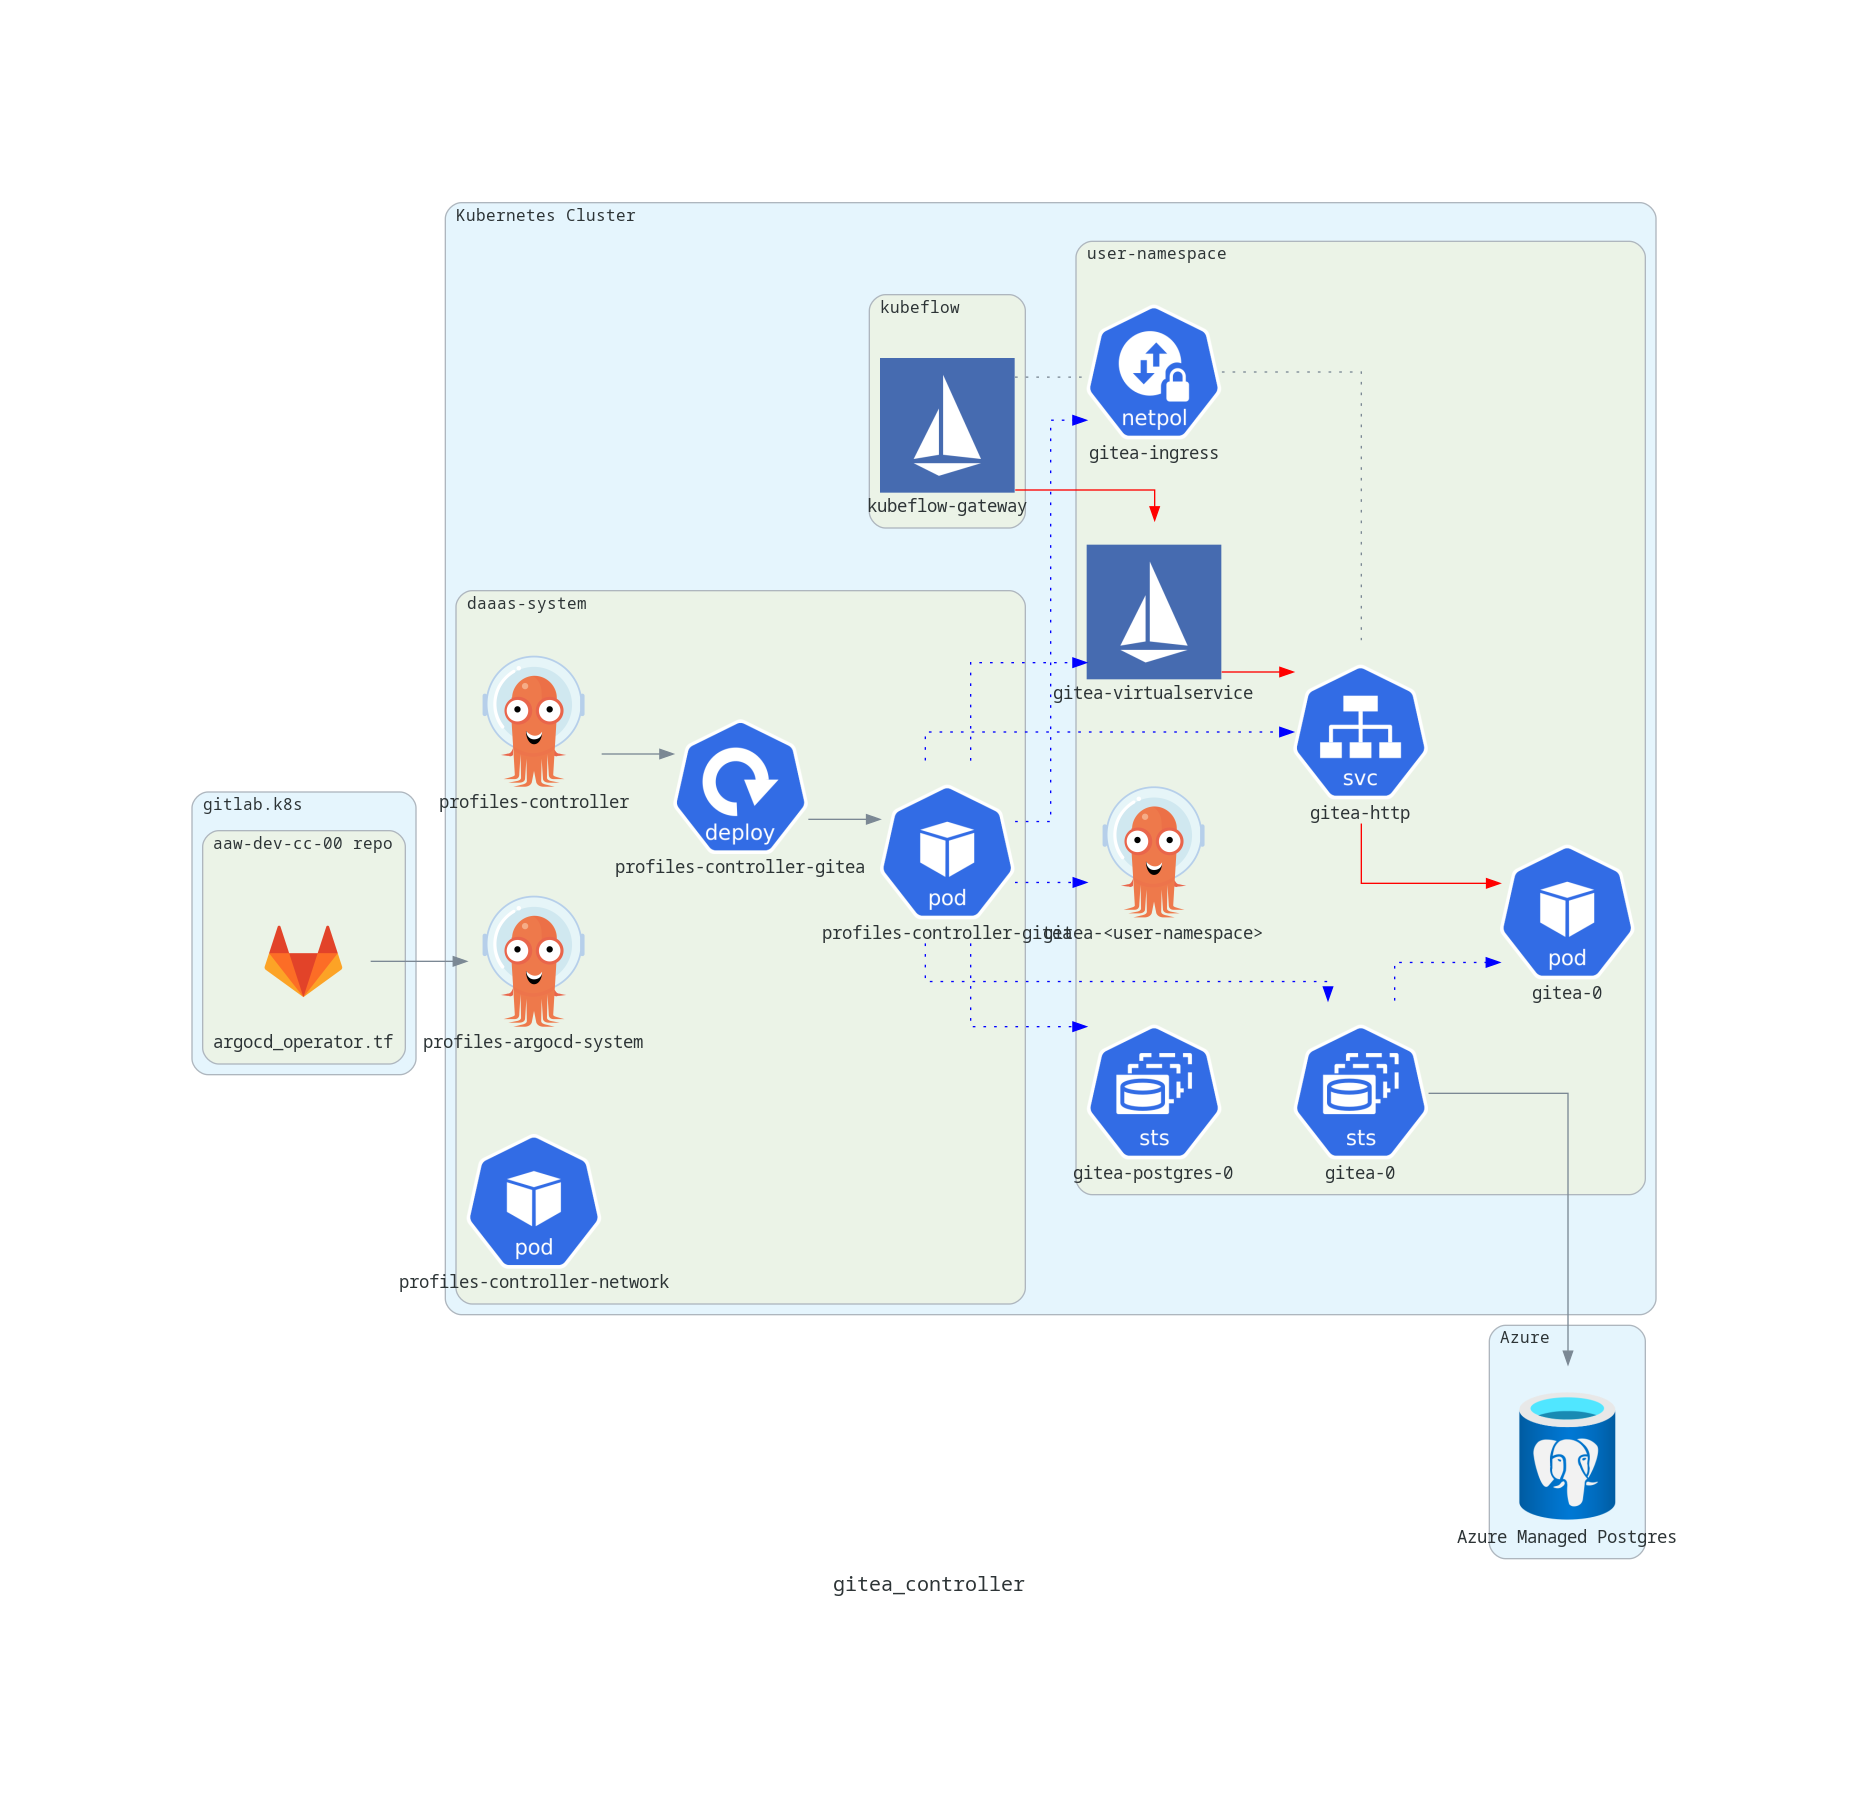

Write the Python code that produced this figure.
import os

from diagrams import Cluster
from diagrams import Diagram
from diagrams import Edge

from diagrams.azure.database import DatabaseForPostgresqlServers

from diagrams.k8s.compute import Pod
from diagrams.k8s.compute import StatefulSet
from diagrams.k8s.compute import Deployment

from diagrams.k8s.network import NetworkPolicy
from diagrams.k8s.network import Service

from diagrams.custom import Custom


def myself() -> str:
    f = os.path.basename(__file__)
    no_ext = ".".join(f.split(".")[:-1])
    return no_ext


with Diagram(myself(), show=False):
    with Cluster("gitlab.k8s"):
        with Cluster("aaw-dev-cc-00 repo"):
            gitlab_tf = Custom("argocd_operator.tf", icon_path="icons/gitlab.png")
    with Cluster("Azure"):
        postgres = DatabaseForPostgresqlServers("Azure Managed Postgres")
    with Cluster("Kubernetes Cluster"):
        with Cluster("daaas-system"):
            gitea_controller_pod = Pod("profiles-controller-gitea")
            network_controller = Pod("profiles-controller-network")
            profiles_controller_gitea = Deployment("profiles-controller-gitea")
            profiles_argocd_system = Custom(
                "profiles-argocd-system", icon_path="icons/argo.png"
            )
            profiles_controller_argocd = Custom(
                "profiles-controller", icon_path="icons/argo.png"
            )

        with Cluster("user-namespace"):
            gitea_argocd = Custom("gitea-<user-namespace>", icon_path="icons/argo.png")
            gitea_ss = StatefulSet("gitea-0")
            gitea_pod = Pod("gitea-0")
            gitea_postgres = StatefulSet("gitea-postgres-0")
            gitea_http_service = Service("gitea-http")
            istio_vs = Custom("gitea-virtualservice", icon_path="icons/istio.png")
            network_policy = NetworkPolicy("gitea-ingress")
        with Cluster("kubeflow"):
            kubeflow_gateway = Custom("kubeflow-gateway", icon_path="icons/istio.png")

        # Gitea Statefulset manages a Gitea pod
        gitea_ss >> Edge(style="dotted", color="blue") >> gitea_pod

        # Network policy permits kubeflow gateway pods to communicate with pods
        # exposed by the gitea-http service.
        kubeflow_gateway - Edge(style="dotted") - network_policy - Edge(
            style="dotted"
        ) - gitea_http_service

        # Gitea controller is deployed by the profiles-controller ArgoCD Application
        profiles_controller_argocd >> profiles_controller_gitea >> gitea_controller_pod
        # Gitea controller creates various components in user's namespace
        gitea_controller_pod >> Edge(style="dotted", color="blue") >> gitea_ss
        gitea_controller_pod >> Edge(style="dotted", color="blue") >> gitea_postgres
        gitea_controller_pod >> Edge(style="dotted", color="blue") >> gitea_http_service
        gitea_controller_pod >> Edge(style="dotted", color="blue") >> istio_vs
        gitea_controller_pod >> Edge(style="dotted", color="blue") >> gitea_argocd

        # Network policy controller creates the network policy that allows kubeflow
        # gateway traffic to be sent to gitea pods.
        gitea_controller_pod >> Edge(style="dotted", color="blue") >> network_policy

        # Network traffic enters through the kubeflow gateway and is routed to the
        # gitea-http service by the Istio VirtualService.
        kubeflow_gateway >> Edge(color="red") >> istio_vs >> Edge(
            color="red"
        ) >> gitea_http_service >> Edge(color="red") >> gitea_pod

        # TODO: Update this with plans for managed postgres
        gitea_ss >> postgres

        # argocd_operator.tf deploys argocd operator, one argocd installation is the
        # profiles-argocd-system that watches and deploys per-namespace applications.
        gitlab_tf >> profiles_argocd_system
